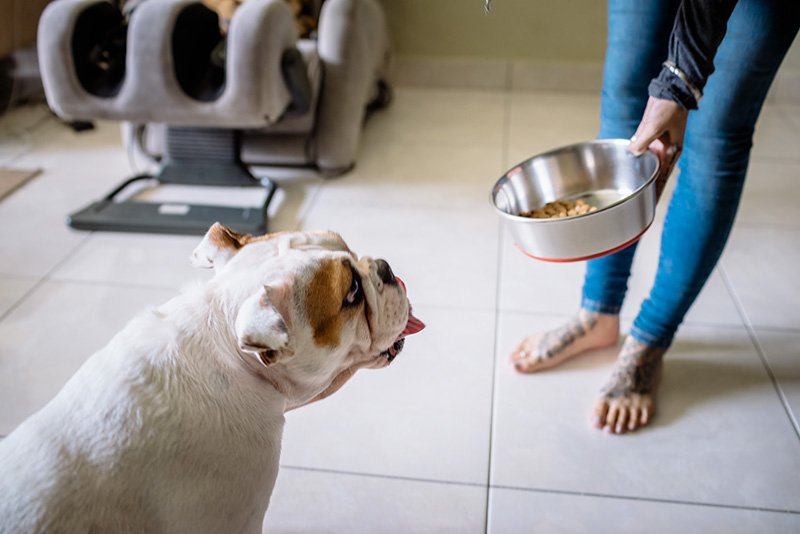
#> input picture segment_anything/notebooks/images/dog.jpg, 800 x 534 px, found by its file name; its folder holds only this picture in this run
$ jupyter execute filtering.ipynb
#> lines starting #> are read from the running program, lines starting #| are printed output that depends on the picture; after the words box and inside, x2 and y2 are one past the last pixel; in counts of white or black regions, pixels touching at a corner belong together
[cell 1]
import cv2
import numpy as np
import os

def is_hand_present(image_path, threshold=0.3):
    """
    이미지의 왼쪽 영역에서 손의 존재 여부를 판단합니다.

    :param image_path: 이미지 경로
    :param threshold: 피부 색 영역 비율 임계값 (0~1)
    :return: 손이 존재하면 True, 아니면 False
    """
#> called with threshold = 0.3
    # 이미지 읽기
    image = cv2.imread(image_path)
#> image is the input picture: shape (534, 800, 3); mean B, G, R 148.1, 148.7, 150.6
    if image is None:
        raise ValueError(f"Cannot read image: {image_path}")

    # 이미지의 왼쪽 30% 영역 추출
    height, width, _ = image.shape
#> height = 534; width = 800
    left_region = image[:, :int(width * 0.3)]
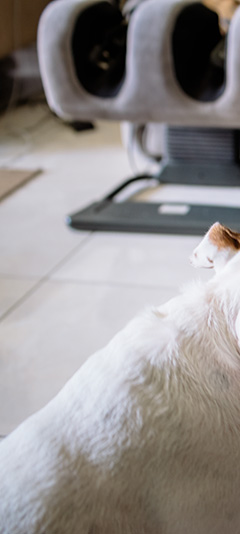
#> left_region: shape (534, 240, 3); mean B, G, R 142.7, 143.4, 147.7

    # HSV로 변환
    hsv = cv2.cvtColor(left_region, cv2.COLOR_BGR2HSV)
#> hsv: shape (534, 240, 3); mean H, S, V 77.6, 32.3, 151.9

    # 피부 색상 범위 지정 (HSV)
    lower_skin = np.array([0, 30, 60], dtype=np.uint8)
    upper_skin = np.array([20, 150, 255], dtype=np.uint8)

    # 피부 색상 영역 마스크 생성
    mask = cv2.inRange(hsv, lower_skin, upper_skin)
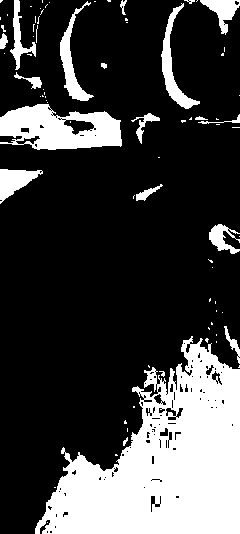
#> mask: shape (534, 240); 25.1% white; 80 white regions (61 under 20 px), largest, box (x1, y1, x2, y2) and area: (35, 336, 240, 534) 22775, (0, 104, 122, 150) 3776, (161, 3, 200, 109) 1001

    # 마스크 비율 계산
    skin_area_ratio = np.sum(mask > 0) / mask.size
#> skin_area_ratio = 0.251

    return skin_area_ratio > threshold

def check_and_delete(input_image_folder, input_label_folder, threshold=0.3):
    """
    손이 감지된 이미지와 동일한 이름의 JSON 파일을 삭제합니다.

    :param input_image_folder: 입력 이미지 폴더 경로
    :param input_label_folder: JSON 파일 폴더 경로
    :param threshold: 손 감지 임계값
    """
    total_images = 0
    hand_detected_images = 0

    for file_name in os.listdir(input_image_folder):
        image_path = os.path.join(input_image_folder, file_name)
        if file_name.lower().endswith(('.png', '.jpg', '.jpeg')):
            total_images += 1
            try:
                if is_hand_present(image_path, threshold):
                    hand_detected_images += 1

                    # [12 lines of commented-out code are left out]
            except Exception as e:
                print(f"Error processing {file_name}: {e}")

    # 결과 출력
    print("\n--- Summary ---")
    print(f"Total images processed: {total_images}")
    print(f"Images with hands detected and deleted: {hand_detected_images}")
    print(f"Images without hands: {total_images - hand_detected_images}")

if __name__ == "__main__":
    # 입력 폴더 설정
    input_image_folder = "/home/knuvi/Desktop/song/cucumber-image/data/whole_oi/images"
    input_label_folder = "/home/knuvi/Desktop/song/cucumber-image/data/whole_oi/labels"

    # 실행
    check_and_delete(input_image_folder, input_label_folder, threshold=0.3)

$ run again, on segment_anything/notebooks/images/groceries.jpg
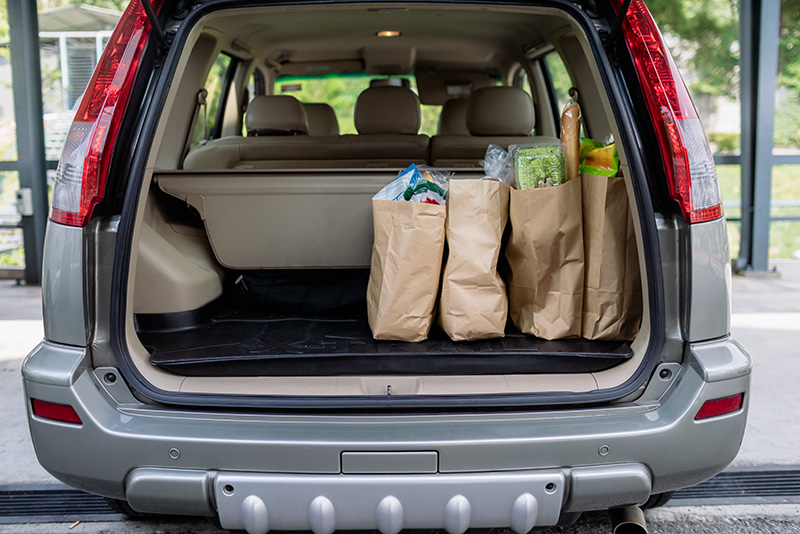
#> input picture segment_anything/notebooks/images/groceries.jpg, 800 x 534 px, found by its file name
#> in is_hand_present, image is the input picture: shape (534, 800, 3); mean B, G, R 102.9, 105.7, 109.5
#> in is_hand_present, `left_region = image[:, :int(width * 0.3)]`:
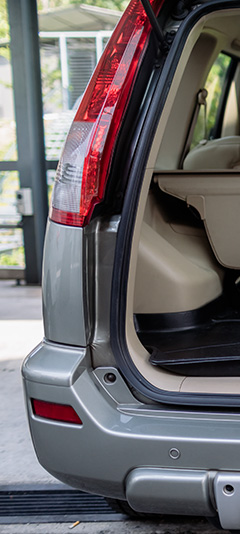
#> left_region: shape (534, 240, 3); mean B, G, R 106, 103.6, 107.4
#> hsv: shape (534, 240, 3); mean H, S, V 87.7, 56.3, 117.4
#> in is_hand_present, `mask = cv2.inRange(hsv, lower_skin, upper_skin)`:
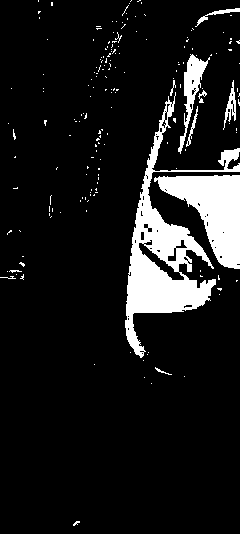
#> mask: shape (534, 240); 10.6% white; 183 white regions (171 under 20 px), largest, box (x1, y1, x2, y2) and area: (125, 92, 240, 358) 7365, (154, 175, 240, 269) 4087, (178, 54, 210, 154) 876
#> skin_area_ratio = 0.106

$ run again, on segment_anything/notebooks/images/truck.jpg
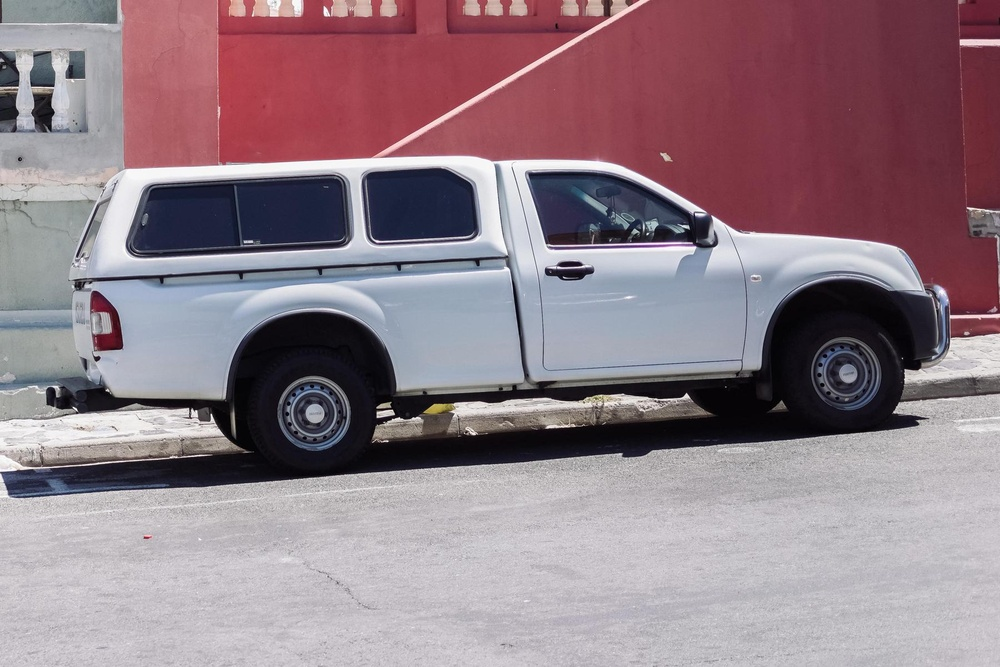
#> input picture segment_anything/notebooks/images/truck.jpg, 1000 x 667 px, shrunk from 1800 x 1200 before the run, found by its file name
#> in is_hand_present, image is the input picture: shape (667, 1000, 3); mean B, G, R 135.2, 126.5, 145.8
#> in is_hand_present, `left_region = image[:, :int(width * 0.3)]`:
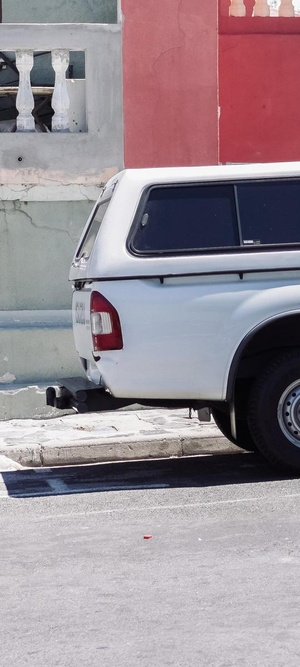
#> left_region: shape (667, 300, 3); mean B, G, R 148.2, 140.7, 153.4
#> hsv: shape (667, 300, 3); mean H, S, V 125.7, 44.6, 160.7
#> in is_hand_present, `mask = cv2.inRange(hsv, lower_skin, upper_skin)`:
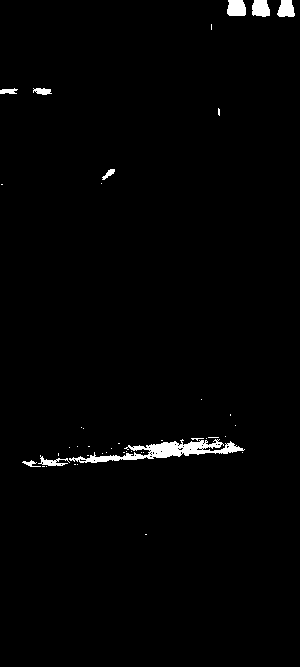
#> mask: shape (667, 300); 1.4% white; 43 white regions (34 under 20 px), largest, box (x1, y1, x2, y2) and area: (69, 439, 245, 463) 1475, (227, 0, 246, 16) 275, (252, 0, 270, 17) 260
#> skin_area_ratio = 0.0139
